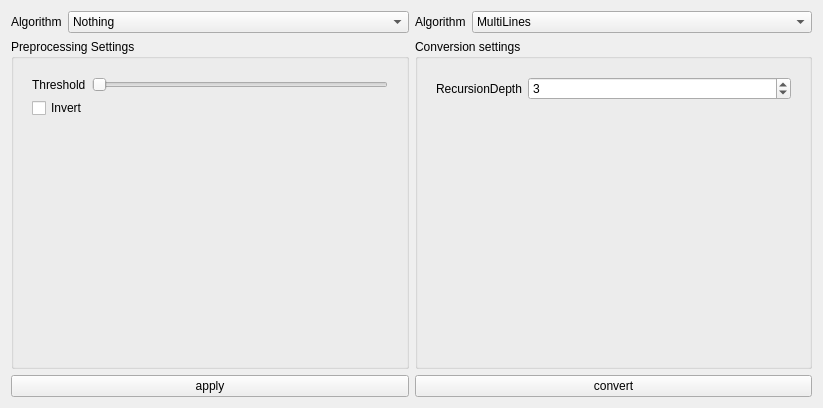
<?xml version="1.0" encoding="UTF-8"?>
<ui version="4.0">
 <class>ConvertForm</class>
 <widget class="QWidget" name="ConvertForm">
  <property name="geometry">
   <rect>
    <x>0</x>
    <y>0</y>
    <width>823</width>
    <height>408</height>
   </rect>
  </property>
  <property name="windowTitle">
   <string>Form</string>
  </property>
  <layout class="QHBoxLayout" name="horizontalLayout_3">
   <item>
    <layout class="QVBoxLayout" name="verticalLayout_3">
     <item>
      <layout class="QHBoxLayout" name="horizontalLayout">
       <property name="sizeConstraint">
        <enum>QLayout::SetDefaultConstraint</enum>
       </property>
       <item>
        <widget class="QLabel" name="label">
         <property name="sizePolicy">
          <sizepolicy hsizetype="Maximum" vsizetype="Maximum">
           <horstretch>0</horstretch>
           <verstretch>0</verstretch>
          </sizepolicy>
         </property>
         <property name="text">
          <string>Algorithm</string>
         </property>
        </widget>
       </item>
       <item>
        <widget class="QComboBox" name="cb_preprocess_algorithm">
         <item>
          <property name="text">
           <string>Nothing</string>
          </property>
         </item>
         <item>
          <property name="text">
           <string>EdgeDetect</string>
          </property>
         </item>
         <item>
          <property name="text">
           <string>Binarize</string>
          </property>
         </item>
         <item>
          <property name="text">
           <string>Stretch</string>
          </property>
         </item>
        </widget>
       </item>
      </layout>
     </item>
     <item>
      <widget class="QGroupBox" name="groupBox">
       <property name="sizePolicy">
        <sizepolicy hsizetype="Preferred" vsizetype="MinimumExpanding">
         <horstretch>0</horstretch>
         <verstretch>0</verstretch>
        </sizepolicy>
       </property>
       <property name="title">
        <string>Preprocessing Settings</string>
       </property>
       <layout class="QVBoxLayout" name="verticalLayout_2">
        <item>
         <widget class="QStackedWidget" name="sw_preproc_algo_settings">
          <property name="frameShape">
           <enum>QFrame::NoFrame</enum>
          </property>
          <property name="frameShadow">
           <enum>QFrame::Plain</enum>
          </property>
          <property name="currentIndex">
           <number>2</number>
          </property>
          <widget class="QWidget" name="page_5"/>
          <widget class="QWidget" name="page">
           <layout class="QFormLayout" name="formLayout">
            <item row="0" column="0">
             <widget class="QLabel" name="label_2">
              <property name="text">
               <string>Threshold</string>
              </property>
             </widget>
            </item>
            <item row="0" column="1">
             <widget class="QSlider" name="hs_ed_threshold">
              <property name="maximum">
               <number>255</number>
              </property>
              <property name="orientation">
               <enum>Qt::Horizontal</enum>
              </property>
             </widget>
            </item>
           </layout>
          </widget>
          <widget class="QWidget" name="page_2">
           <layout class="QFormLayout" name="formLayout_3">
            <item row="0" column="0">
             <widget class="QLabel" name="label_7">
              <property name="text">
               <string>Threshold</string>
              </property>
             </widget>
            </item>
            <item row="0" column="1">
             <widget class="QSlider" name="hs_binarize_threshold">
              <property name="maximum">
               <number>255</number>
              </property>
              <property name="orientation">
               <enum>Qt::Horizontal</enum>
              </property>
             </widget>
            </item>
            <item row="1" column="0" colspan="2">
             <widget class="QCheckBox" name="cb_binarize_invert">
              <property name="text">
               <string>Invert</string>
              </property>
             </widget>
            </item>
           </layout>
          </widget>
          <widget class="QWidget" name="page_6">
           <layout class="QFormLayout" name="formLayout_5">
            <item row="1" column="0">
             <widget class="QLabel" name="label_9">
              <property name="text">
               <string>Min</string>
              </property>
             </widget>
            </item>
            <item row="1" column="1">
             <widget class="QSpinBox" name="sb_stretch_min">
              <property name="maximum">
               <number>255</number>
              </property>
             </widget>
            </item>
            <item row="2" column="0">
             <widget class="QLabel" name="label_11">
              <property name="text">
               <string>Max</string>
              </property>
             </widget>
            </item>
            <item row="2" column="1">
             <widget class="QSpinBox" name="sb_stretch_max">
              <property name="maximum">
               <number>255</number>
              </property>
              <property name="value">
               <number>255</number>
              </property>
             </widget>
            </item>
            <item row="3" column="1">
             <widget class="QCheckBox" name="cb_stretch_auto">
              <property name="text">
               <string>Automatic detection</string>
              </property>
             </widget>
            </item>
            <item row="4" column="0">
             <widget class="QLabel" name="label_10">
              <property name="text">
               <string>Quantile</string>
              </property>
             </widget>
            </item>
            <item row="4" column="1">
             <widget class="QDoubleSpinBox" name="sb_stretch_quantile">
              <property name="maximum">
               <double>0.500000000000000</double>
              </property>
              <property name="singleStep">
               <double>0.100000000000000</double>
              </property>
              <property name="value">
               <double>0.100000000000000</double>
              </property>
             </widget>
            </item>
           </layout>
          </widget>
         </widget>
        </item>
       </layout>
      </widget>
     </item>
     <item>
      <layout class="QHBoxLayout" name="horizontalLayout_2">
       <item>
        <widget class="QPushButton" name="b_apply">
         <property name="text">
          <string>apply</string>
         </property>
        </widget>
       </item>
      </layout>
     </item>
    </layout>
   </item>
   <item>
    <layout class="QVBoxLayout" name="verticalLayout_4">
     <item>
      <layout class="QHBoxLayout" name="horizontalLayout_4">
       <property name="sizeConstraint">
        <enum>QLayout::SetDefaultConstraint</enum>
       </property>
       <item>
        <widget class="QLabel" name="label_3">
         <property name="sizePolicy">
          <sizepolicy hsizetype="Maximum" vsizetype="Maximum">
           <horstretch>0</horstretch>
           <verstretch>0</verstretch>
          </sizepolicy>
         </property>
         <property name="text">
          <string>Algorithm</string>
         </property>
        </widget>
       </item>
       <item>
        <widget class="QComboBox" name="cb_convert_algorithm">
         <item>
          <property name="text">
           <string>MultiLines</string>
          </property>
         </item>
         <item>
          <property name="text">
           <string>Squares</string>
          </property>
         </item>
        </widget>
       </item>
      </layout>
     </item>
     <item>
      <widget class="QGroupBox" name="groupBox_2">
       <property name="sizePolicy">
        <sizepolicy hsizetype="Preferred" vsizetype="MinimumExpanding">
         <horstretch>0</horstretch>
         <verstretch>0</verstretch>
        </sizepolicy>
       </property>
       <property name="title">
        <string>Conversion settings</string>
       </property>
       <layout class="QVBoxLayout" name="verticalLayout_5">
        <item>
         <widget class="QStackedWidget" name="sw_convert_algo_settings">
          <property name="frameShape">
           <enum>QFrame::NoFrame</enum>
          </property>
          <property name="frameShadow">
           <enum>QFrame::Plain</enum>
          </property>
          <property name="currentIndex">
           <number>1</number>
          </property>
          <widget class="QWidget" name="page_4">
           <layout class="QFormLayout" name="formLayout_4">
            <item row="0" column="0">
             <widget class="QLabel" name="label_8">
              <property name="text">
               <string>Sampling</string>
              </property>
             </widget>
            </item>
            <item row="0" column="1">
             <widget class="QSlider" name="hs_multilines_sampling">
              <property name="minimum">
               <number>1</number>
              </property>
              <property name="maximum">
               <number>100</number>
              </property>
              <property name="value">
               <number>20</number>
              </property>
              <property name="orientation">
               <enum>Qt::Horizontal</enum>
              </property>
             </widget>
            </item>
            <item row="10" column="0" colspan="2">
             <widget class="QCheckBox" name="cb_multiline_draw_135">
              <property name="text">
               <string>Draw 135° Line</string>
              </property>
             </widget>
            </item>
            <item row="3" column="0">
             <widget class="QCheckBox" name="cb_multiline_map">
              <property name="text">
               <string>Map lines to intensity</string>
              </property>
             </widget>
            </item>
            <item row="9" column="0">
             <widget class="QCheckBox" name="cb_multiline_draw_90">
              <property name="text">
               <string>Draw 90° Line</string>
              </property>
             </widget>
            </item>
            <item row="7" column="0">
             <widget class="QCheckBox" name="cb_multiline_draw_0">
              <property name="text">
               <string>Draw 0° Line</string>
              </property>
             </widget>
            </item>
            <item row="8" column="0">
             <widget class="QCheckBox" name="cb_multiline_draw_45">
              <property name="text">
               <string>Draw 45° Line</string>
              </property>
             </widget>
            </item>
            <item row="1" column="1">
             <layout class="QHBoxLayout" name="horizontalLayout_6">
              <item>
               <widget class="QLabel" name="label_12">
                <property name="text">
                 <string>0</string>
                </property>
                <property name="alignment">
                 <set>Qt::AlignRight|Qt::AlignTrailing|Qt::AlignVCenter</set>
                </property>
               </widget>
              </item>
              <item>
               <widget class="QLabel" name="label_13">
                <property name="sizePolicy">
                 <sizepolicy hsizetype="Maximum" vsizetype="Preferred">
                  <horstretch>0</horstretch>
                  <verstretch>0</verstretch>
                 </sizepolicy>
                </property>
                <property name="text">
                 <string>mm</string>
                </property>
               </widget>
              </item>
             </layout>
            </item>
            <item row="5" column="1">
             <widget class="QSlider" name="hs_multilines_threshold">
              <property name="minimum">
               <number>0</number>
              </property>
              <property name="maximum">
               <number>255</number>
              </property>
              <property name="value">
               <number>20</number>
              </property>
              <property name="orientation">
               <enum>Qt::Horizontal</enum>
              </property>
             </widget>
            </item>
            <item row="5" column="0">
             <widget class="QLabel" name="label_15">
              <property name="text">
               <string>Threshold</string>
              </property>
             </widget>
            </item>
            <item row="6" column="1">
             <widget class="QLabel" name="label_14">
              <property name="text">
               <string>0</string>
              </property>
              <property name="alignment">
               <set>Qt::AlignRight|Qt::AlignTrailing|Qt::AlignVCenter</set>
              </property>
             </widget>
            </item>
           </layout>
          </widget>
          <widget class="QWidget" name="page_3">
           <layout class="QFormLayout" name="formLayout_2">
            <item row="0" column="0">
             <widget class="QLabel" name="label_4">
              <property name="text">
               <string>RecursionDepth</string>
              </property>
             </widget>
            </item>
            <item row="0" column="1">
             <widget class="QSpinBox" name="sb_squares_recursionDepth">
              <property name="value">
               <number>3</number>
              </property>
             </widget>
            </item>
           </layout>
          </widget>
         </widget>
        </item>
       </layout>
      </widget>
     </item>
     <item>
      <layout class="QHBoxLayout" name="horizontalLayout_5">
       <item>
        <widget class="QPushButton" name="b_convert">
         <property name="text">
          <string>convert</string>
         </property>
        </widget>
       </item>
      </layout>
     </item>
    </layout>
   </item>
  </layout>
 </widget>
 <resources/>
 <connections>
  <connection>
   <sender>cb_stretch_auto</sender>
   <signal>toggled(bool)</signal>
   <receiver>sb_stretch_min</receiver>
   <slot>setDisabled(bool)</slot>
   <hints>
    <hint type="sourcelabel">
     <x>117</x>
     <y>90</y>
    </hint>
    <hint type="destinationlabel">
     <x>117</x>
     <y>81</y>
    </hint>
   </hints>
  </connection>
  <connection>
   <sender>cb_stretch_auto</sender>
   <signal>toggled(bool)</signal>
   <receiver>sb_stretch_max</receiver>
   <slot>setDisabled(bool)</slot>
   <hints>
    <hint type="sourcelabel">
     <x>117</x>
     <y>90</y>
    </hint>
    <hint type="destinationlabel">
     <x>117</x>
     <y>86</y>
    </hint>
   </hints>
  </connection>
  <connection>
   <sender>hs_multilines_sampling</sender>
   <signal>sliderMoved(int)</signal>
   <receiver>label_12</receiver>
   <slot>setNum(int)</slot>
   <hints>
    <hint type="sourcelabel">
     <x>674</x>
     <y>99</y>
    </hint>
    <hint type="destinationlabel">
     <x>675</x>
     <y>121</y>
    </hint>
   </hints>
  </connection>
  <connection>
   <sender>hs_multilines_threshold</sender>
   <signal>sliderMoved(int)</signal>
   <receiver>label_14</receiver>
   <slot>setNum(int)</slot>
   <hints>
    <hint type="sourcelabel">
     <x>782</x>
     <y>182</y>
    </hint>
    <hint type="destinationlabel">
     <x>782</x>
     <y>214</y>
    </hint>
   </hints>
  </connection>
  <connection>
   <sender>cb_multiline_map</sender>
   <signal>toggled(bool)</signal>
   <receiver>label_15</receiver>
   <slot>setDisabled(bool)</slot>
   <hints>
    <hint type="sourcelabel">
     <x>542</x>
     <y>148</y>
    </hint>
    <hint type="destinationlabel">
     <x>503</x>
     <y>191</y>
    </hint>
   </hints>
  </connection>
  <connection>
   <sender>cb_multiline_map</sender>
   <signal>toggled(bool)</signal>
   <receiver>hs_multilines_threshold</receiver>
   <slot>setDisabled(bool)</slot>
   <hints>
    <hint type="sourcelabel">
     <x>577</x>
     <y>157</y>
    </hint>
    <hint type="destinationlabel">
     <x>644</x>
     <y>187</y>
    </hint>
   </hints>
  </connection>
  <connection>
   <sender>cb_multiline_map</sender>
   <signal>toggled(bool)</signal>
   <receiver>label_14</receiver>
   <slot>setDisabled(bool)</slot>
   <hints>
    <hint type="sourcelabel">
     <x>599</x>
     <y>156</y>
    </hint>
    <hint type="destinationlabel">
     <x>656</x>
     <y>212</y>
    </hint>
   </hints>
  </connection>
 </connections>
</ui>
